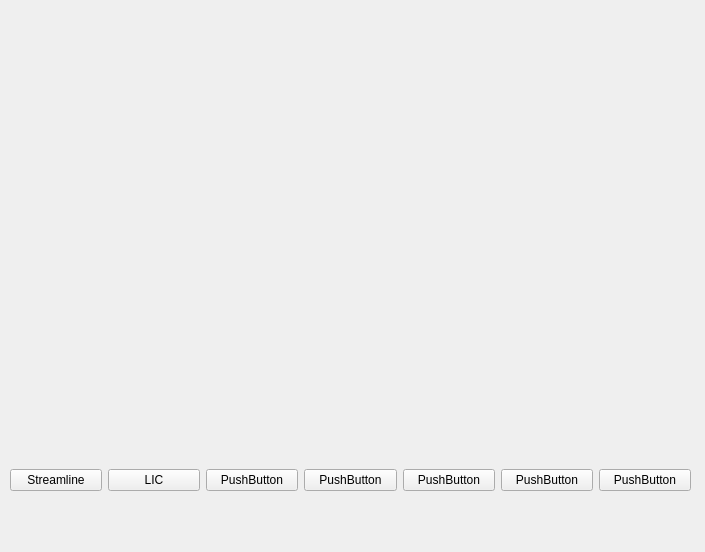
<?xml version="1.0" encoding="UTF-8"?>
<ui version="4.0">
 <class>main_window</class>
 <widget class="QWidget" name="main_window">
  <property name="geometry">
   <rect>
    <x>0</x>
    <y>0</y>
    <width>705</width>
    <height>552</height>
   </rect>
  </property>
  <property name="windowTitle">
   <string>Form</string>
  </property>
  <widget class="QWidget" name="horizontalLayoutWidget">
   <property name="geometry">
    <rect>
     <x>10</x>
     <y>430</y>
     <width>681</width>
     <height>101</height>
    </rect>
   </property>
   <layout class="QHBoxLayout" name="horizontalLayout">
    <item>
     <widget class="QPushButton" name="StreamlineButton">
      <property name="text">
       <string>Streamline</string>
      </property>
     </widget>
    </item>
    <item>
     <widget class="QPushButton" name="LICButton">
      <property name="text">
       <string>LIC</string>
      </property>
     </widget>
    </item>
    <item>
     <widget class="QPushButton" name="pushButton_5">
      <property name="text">
       <string>PushButton</string>
      </property>
     </widget>
    </item>
    <item>
     <widget class="QPushButton" name="pushButton_7">
      <property name="text">
       <string>PushButton</string>
      </property>
     </widget>
    </item>
    <item>
     <widget class="QPushButton" name="pushButton_6">
      <property name="text">
       <string>PushButton</string>
      </property>
     </widget>
    </item>
    <item>
     <widget class="QPushButton" name="pushButton_4">
      <property name="text">
       <string>PushButton</string>
      </property>
     </widget>
    </item>
    <item>
     <widget class="QPushButton" name="pushButton_3">
      <property name="text">
       <string>PushButton</string>
      </property>
     </widget>
    </item>
   </layout>
  </widget>
 </widget>
 <resources/>
 <connections/>
</ui>
